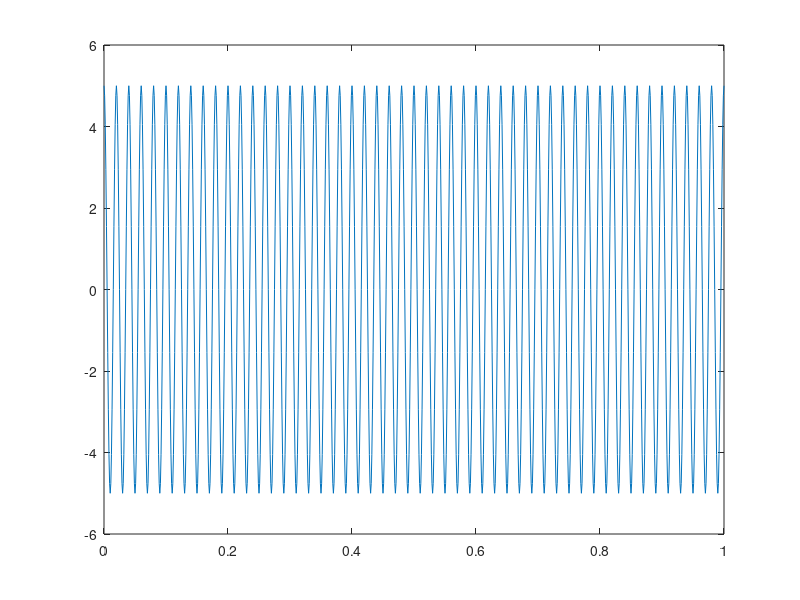
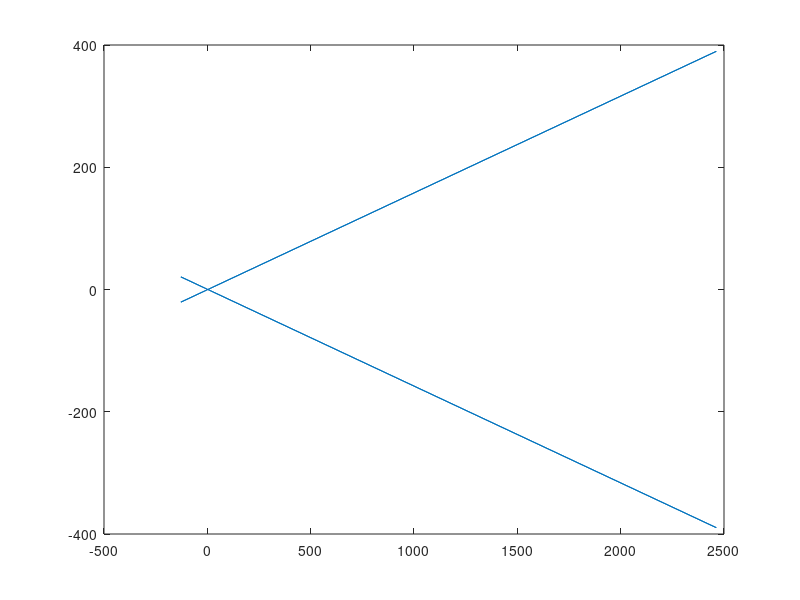
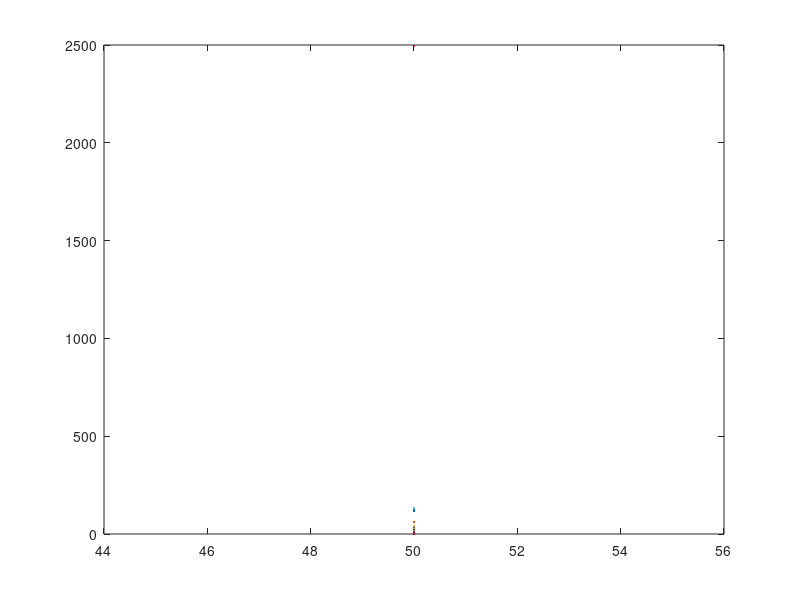
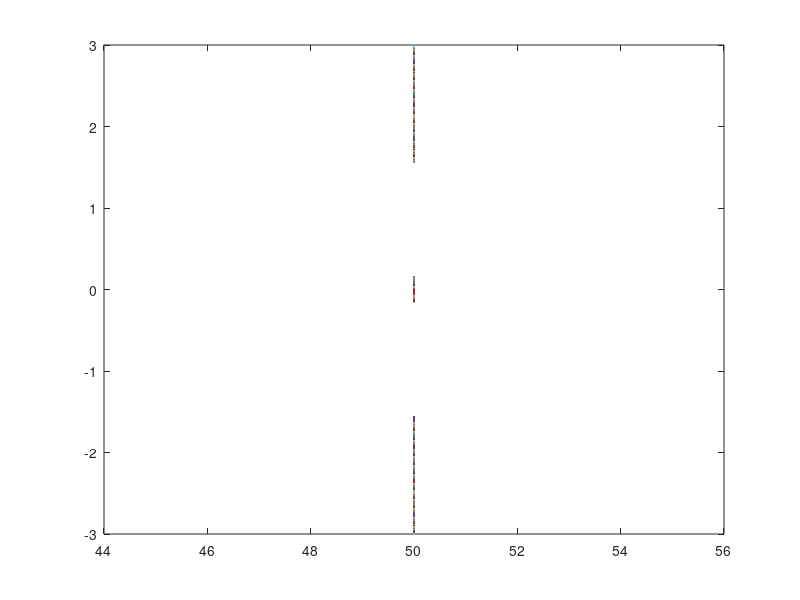

The MATLAB source for these figures, in order:
clc;
clear all;

Fs = 1000;

A = 5;
f = 50;
phase = 0;

t = 0:1/Fs:1;

x=A*cos(2*pi*f*t + phase);

plot(t,x);
figure;

FT_x = fft(x);

correct_FT_x = fftshift(FT_x);

plot(FT_x)
figure;
%FT_x(2)        %this is indexing the array

mag = abs(FT_x);
ph = angle(FT_x);

%QWER = linspace(f-Fs/2: : Fs/2);

plot(f,mag);
figure;
plot(f,ph);






















